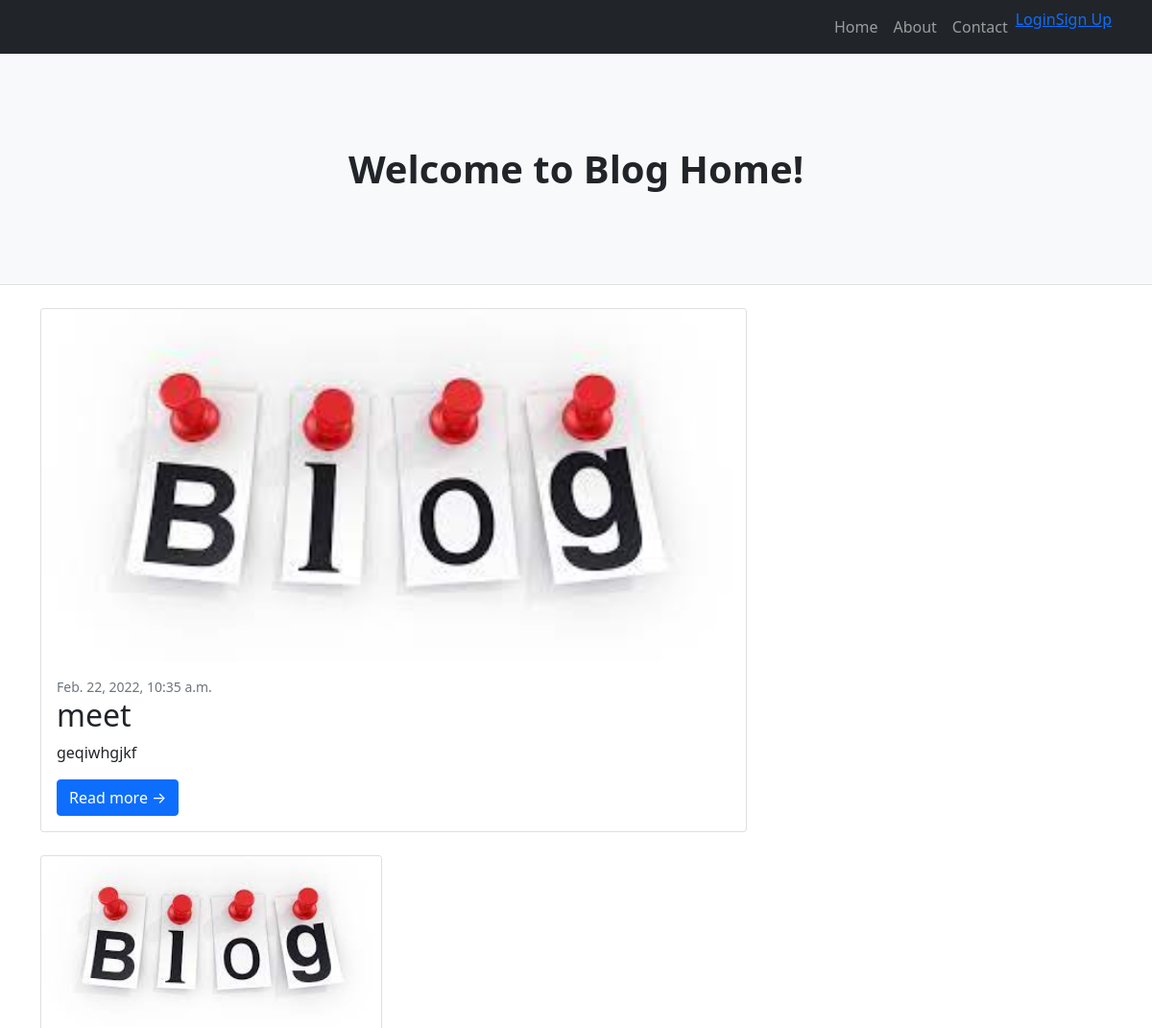
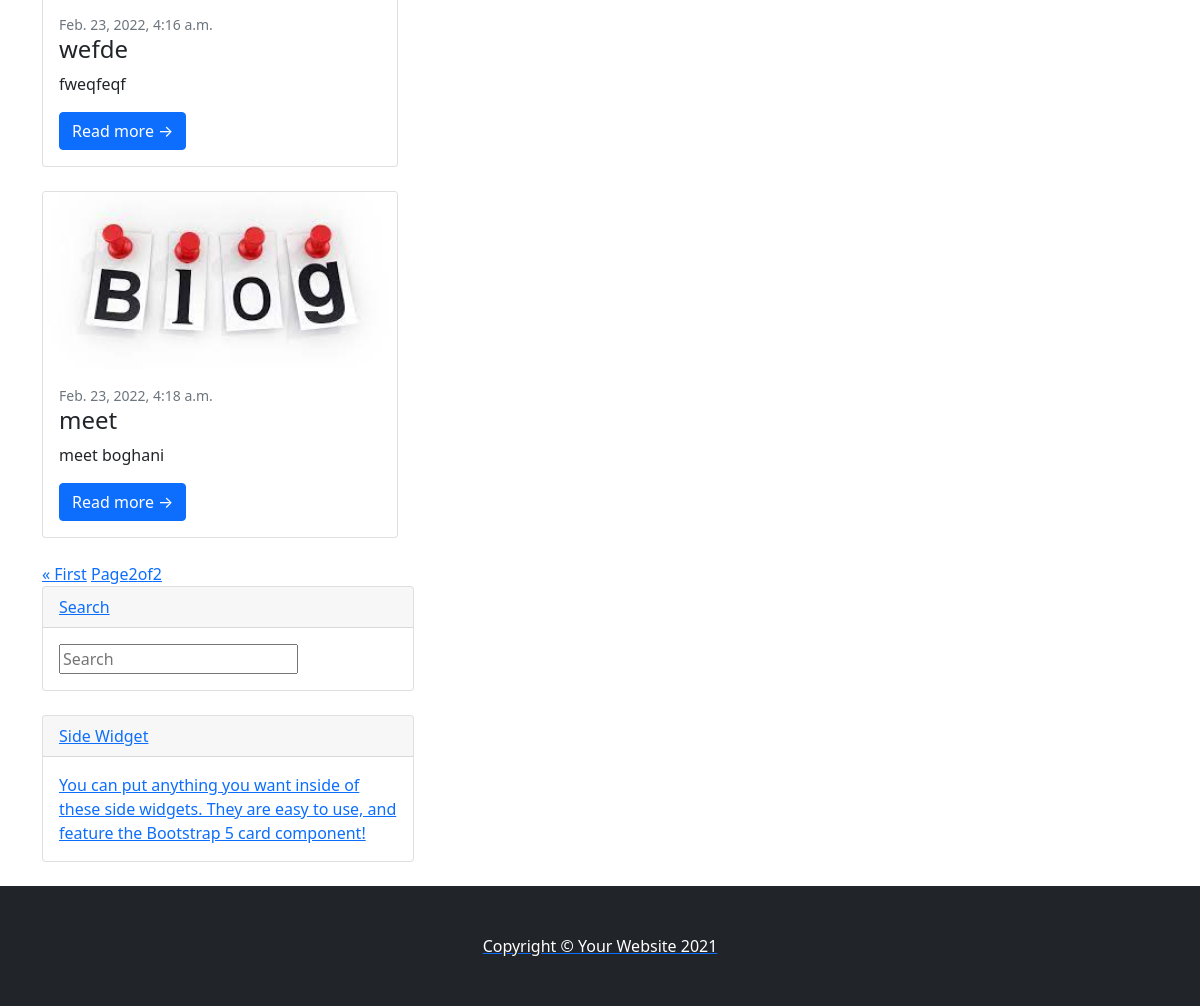
The app's page /index?page=2 with its own data (2 pictures, top to bottom).
### blog/models.py (models this page shows)
class blogadd(models.Model):
    blog_title = models.CharField(max_length=100)
    blog_image = models.ImageField(upload_to = 'blog')
    blog_detail = models.TextField()
    blog_date = models.DateTimeField(auto_now_add=True)

### blog/views.py (the view)
# urls.py: path('index', views.index, name='index'),
def index(request):
    data1 = blogadd.objects.first()
    data = blogadd.objects.all()
    paginator = Paginator(data,2,orphans=1)
    page_number = request.GET.get('page')
    page_obj = paginator.get_page(page_number)
    if request.method=='GET':
        search_input = request.GET.get('search-area')
        if search_input:
            page_obj = blogadd.objects.filter(blog_title__icontains = search_input)
        else:
            search_input= ''
    return render(request,'blog/index.html',{'data':page_obj, 'data1':data1,'search_input':search_input})

### templates/blog/index.html (shortened to what this page needs)
{% load static %}
<!DOCTYPE html>
<html lang="en">
    <head>
        <link href="{% static 'assets/css/styles.css' %}" rel="stylesheet" />
    </head>
    <body>
        <nav class="navbar navbar-expand-lg navbar-dark bg-dark">
            <div class="container">
                <div class="collapse navbar-collapse" id="navbarSupportedContent">
                    <ul class="navbar-nav ms-auto mb-2 mb-lg-0">
                        <li class="nav-item"><a class="nav-link" href="{% url 'home' %}">Home</a></li>
                        <li class="nav-item"><a class="nav-link" href="{% url 'about' %}">About</a></li>
                        <li class="nav-item"><a class="nav-link" href="{% url 'contact' %}">Contact</a></li>
                        {% if request.user.is_authenticated and request.user.is_staff == False %}
                            <li  class="nav-item"><a href="{% url 'profile' %}" >{{request.user.username}}</a></li>
                            <a href="{% url 'logout' %}">Logout</a>
                            <li class="nav-item"><a class="nav-link active" aria-current="page" href="{% url 'index' %}">Blog</a></li>
                        {% else %}
                            <a href="{% url 'login' %}">Login</a>
                            <a href="{% url 'signup' %}">Sign Up</a>
                            {% endif %}
                    </ul>
                </div>
            </div>
        </nav>
        <header class="py-5 bg-light border-bottom mb-4">
            <div class="container">
                <div class="text-center my-5">
                    <h1 class="fw-bolder">Welcome to Blog Home!</h1>
                </div>
            </div>
        </header>
        <div class="container">
            <div class="row">
                <div class="col-lg-8">
                    <div class="card mb-4">
                        {% if data1 %}
                        <a href="#!"><img class="card-img-top" src="{{data1.blog_image.url}}" alt="..." /></a>
                        <div class="card-body">
                            <div class="small text-muted">{{data1.blog_date}}</div>
                            <h2 class="card-title">{{data1.blog_title}}</h2>
                            <p class="card-text">{{data1.blog_detail}}</p>
                            <a class="btn btn-primary" href="#!">Read more →</a>
                        </div>
                        {% endif%}
                    </div>
                    <div class="row">
                        <div class="col-lg-6">
                            {% for data in data%}
                            <div class="card mb-4">
                                <a href="#!"><img class="card-img-top" src="{{data.blog_image.url}}" alt="..." /></a>
                                <div class="card-body">
                                    <div class="small text-muted">{{data.blog_date}}</div>
                                    <h2 class="card-title h4">{{data.blog_title}}</h2>
                                    <p class="card-text">{{data.blog_detail}}</p>
                                    <a class="btn btn-primary" href="#!">Read more →</a>
                                </div>
                            </div>
                            {% endfor %}
                        </div>
                    </div>
                        {% if data.has_previous%}
                            <a href="?page=1">&laquo First</a>
                            <a href=?page={{data.has_previous_number}}next</a>
                        {% endif %}
                        Page{{data.number}}of{{data.paginator.num_pages}}
                </div>
                <div class="col-lg-4">
                    <div class="card mb-4">
                        <div class="card-header">Search</div>
                        <div class="card-body">
                            <div class="input-group">
                        <form action="{% url 'index' %}" method="GET" class="search-bar" id="search-form">
                            <input type="search-name" class="contact-search" name="search-area" placeholder="Search" value{{search_input}}>
                        </form>
                            </div>
                        </div>
                    </div>
                    <div class="card mb-4">
                        <div class="card-header">Side Widget</div>
                        <div class="card-body">You can put anything you want inside of these side widgets. They are easy to use, and feature the Bootstrap 5 card component!</div>
                    </div>
                </div>
            </div>
        </div>
        <footer class="py-5 bg-dark">
            <div class="container"><p class="m-0 text-center text-white">Copyright &copy; Your Website 2021</p></div>
        </footer>
    </body>
</html>

### records on screen
blogadd: blog_image (picture), blog_date "Feb. 22, 2022, 10:35 a.m.", blog_title "meet", blog_detail "geqiwhgjkf"
blogadd: blog_image (picture), blog_date "Feb. 23, 2022, 4:16 a.m.", blog_title "wefde", blog_detail "fweqfeqf"
blogadd: blog_image (picture), blog_date "Feb. 23, 2022, 4:18 a.m.", blog_title "meet", blog_detail "meet boghani"

### other values on screen
{{ data.number }} "2"
{{ data.paginator.num_pages }} "2"
